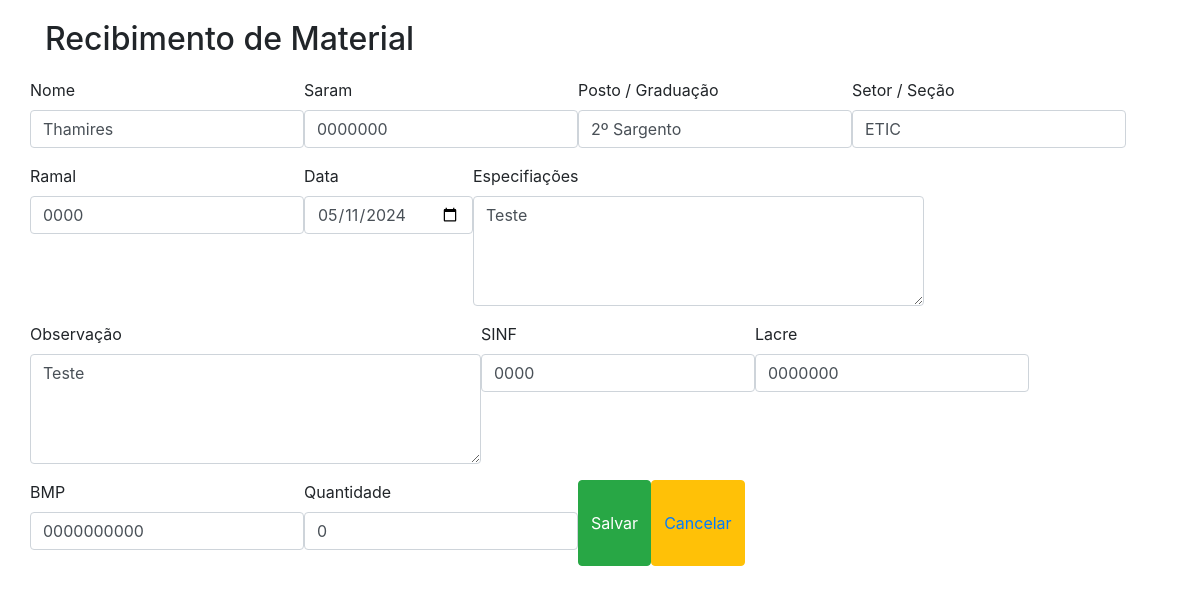
Page /16/update/ on the committed database.
### recibo_e_cautela/models.py (models this page shows, shortened)
class Base(models.Model):
    criados = models.DateField('Criação', auto_now_add=True)
    modificado = models.DateField('Atualização', auto_now=True)
    ativo = models.BooleanField('Ativo?', default=True)
    class Meta:
        abstract = True

class Recibo(Base):
    nome = models.CharField('Nome', max_length=100)
    saram = models.CharField('Saram', max_length=7)
    graduacao = models.CharField('Posto / Graduação', max_length=100)
    setor = models.CharField('Setor / Seção', max_length=100)
    ramal = models.CharField('Ramal', max_length=4)
    data = models.DateField('Data', default=timezone.now) # Troca do datatime por timezone
    especificacoes = models.CharField('Especifiações', max_length=200)
    observacao = models.CharField('Observação', max_length=500)
    sinf = models.CharField('SINF', max_length=4)
    lacre = models.CharField('Lacre', max_length=7)
    bmp = models.CharField('BMP', max_length=10)
    quantidade = models.IntegerField('Quantidade') # Retirada do max_lenght 100

### recibo_e_cautela/views.py (the view)
# urls.py: path('<int:pk>/update/', UpdateReciboView.as_view(), name='update_recibo'),
class UpdateReciboView(UpdateView):
    model = Recibo
    template_name = 'recibo_form.html'
    form_class = ReciboModelForm
    success_url = reverse_lazy('recibos')

### recibo_e_cautela/forms.py
class ReciboModelForm(forms.ModelForm):
    class Meta:
        model = Recibo
        fields = ['nome', 'saram', 'graduacao', 'setor', 'ramal', 'data', 'especificacoes',
                  'observacao', 'sinf', 'lacre', 'bmp', 'quantidade',
                  ]
        widgets = {
            'data': forms.TextInput(attrs={'type': 'date'}),
            'especificacoes': forms.Textarea(attrs={'rows': '4'}),
            'observacao': forms.Textarea(attrs={'rows': '4'}),
        }

### recibo_e_cautela/templates/recibo_form.html (shortened to what this page needs)
{% extends 'base.html' %}
{% load bootstrap4 %}
{% block content %}
        <div class="content">
            <h2>Recibimento de Material</h2>
            <form method="post" autocomplete="off" class="row">
                {% bootstrap_form form form_group_class='form-group col-6' show_label=False %}
                    {% buttons form_group_class='form-group col-6' %}
                        <button type="submit" class="btn btn-success">Salvar</button>
                        <button type="button" class="btn btn-warning">
                            <a href="{% url 'recibos' %}">Cancelar</a>
                        </button>
                    {% endbuttons %}
            </form>
        </div>
{% endblock %}

### recibo_e_cautela/static/css/style.css (style rules this page uses)
.content { margin: 20px auto 40px!important; }
h2 { margin-bottom: 20px!important; }

### rows in the picture
Recibo: nome "Thamires", saram "0000000", graduacao "2º Sargento", setor "ETIC", ramal "0000", data "05/11/2024", especificacoes "Teste", observacao "Teste", sinf "0000", lacre "0000000", bmp "0000000000", quantidade "0"
